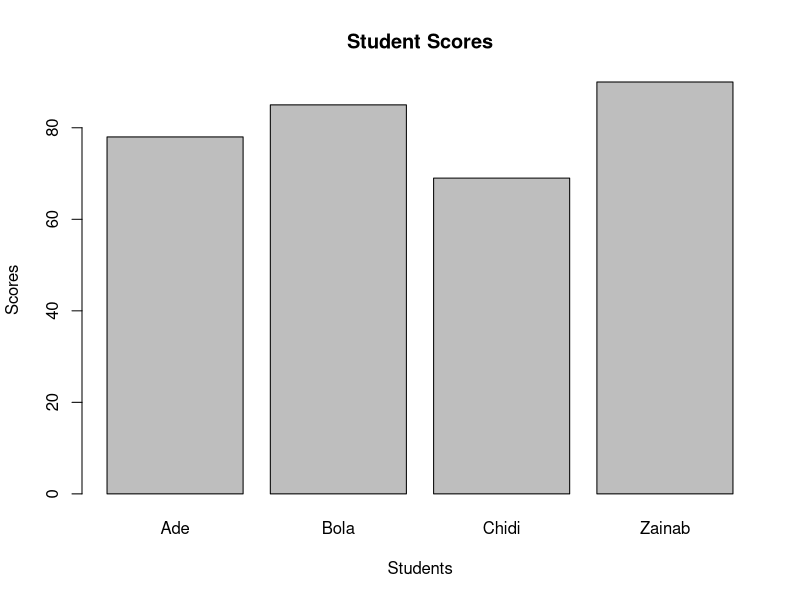
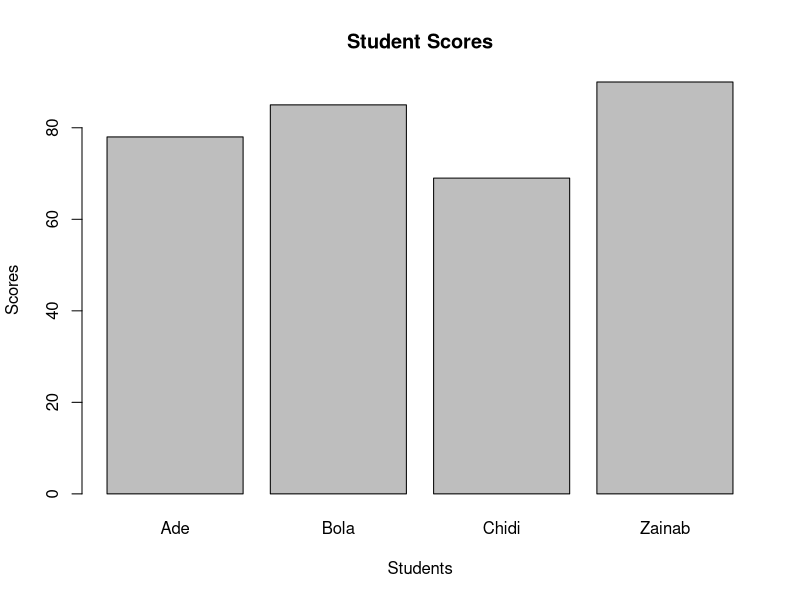

Write the R code that produced these figures, in order.
## ---- chunk 1
# e.g

my_function <- function() {
  print("Hello from a function")
}

my_function()
## ---- chunk 2
# e.g

my_function <- function() {
  # I created this function to say HI from the function.
  print("Hello from a function")
}

my_function()
## ---- chunk 3
# another example

greet <- function() {
  print("Hello, welcome to R!")
}

greet()  # Function call
## ---- chunk 4
greet_user <- function(name) {
  print(paste0("Hello, ", name, "! Welcome to R...."))
}

greet_user("Jennifer")
## ---- chunk 5
my_function <- function(first_name) {
  print(paste(" Hi", first_name))
}

my_function("Comfort")
my_function("Tata")
my_function("Ajanlekoko")
## ---- chunk 6
my_function("Gbenga")
## ---- chunk 7
greet_user <- function(name) {  # 'name' is the parameter
  print(paste0("Thank you ", name, " for investing with us!"))
}

greet_user("Comfort")  # 'Comfort' is the argument
## ---- chunk 8
multiply_numbers <- function(a, b) { # Creating a function called multiply_numbers which allows two parameters
  return(a * b)                       # The output should be the multiplication of the two parameters
}

# Now to use the function
result <- multiply_numbers(15, 30) # Enters the two required arguments to be passed into the function
print(result)
## ---- chunk 9
# In the example below, this function expects 2 arguments, and gets 2 arguments:

my_function <- function(fname, lname) {
  print(paste(fname, lname))
}

my_function("Comfort", "Ajanlekoko")
## ---- chunk 10
# BAR CHARTS WITHOUT USING FUNCTIONS

# My data
students <- c("Ade", "Bola", "Chidi", "Zainab")
scores <- c(78, 85, 69, 90)

# My plot
barplot(scores,
        names.arg = students,
        main = "Student Scores",
        xlab = "Students",
        ylab = "Scores")
## ---- chunk 11
# My data
students <- c("Ade", "Bola", "Chidi", "Zainab")
scores <- c(78, 85, 69, 90)

Gbefun <- function(students, scores, title, xlabel, ylabel) {
  barplot(scores,
          names.arg = students,
          main = title,
          xlab = xlabel,
          ylab = ylabel)
}

Gbefun(students, scores, "Student Scores", "Students", "Scores")
